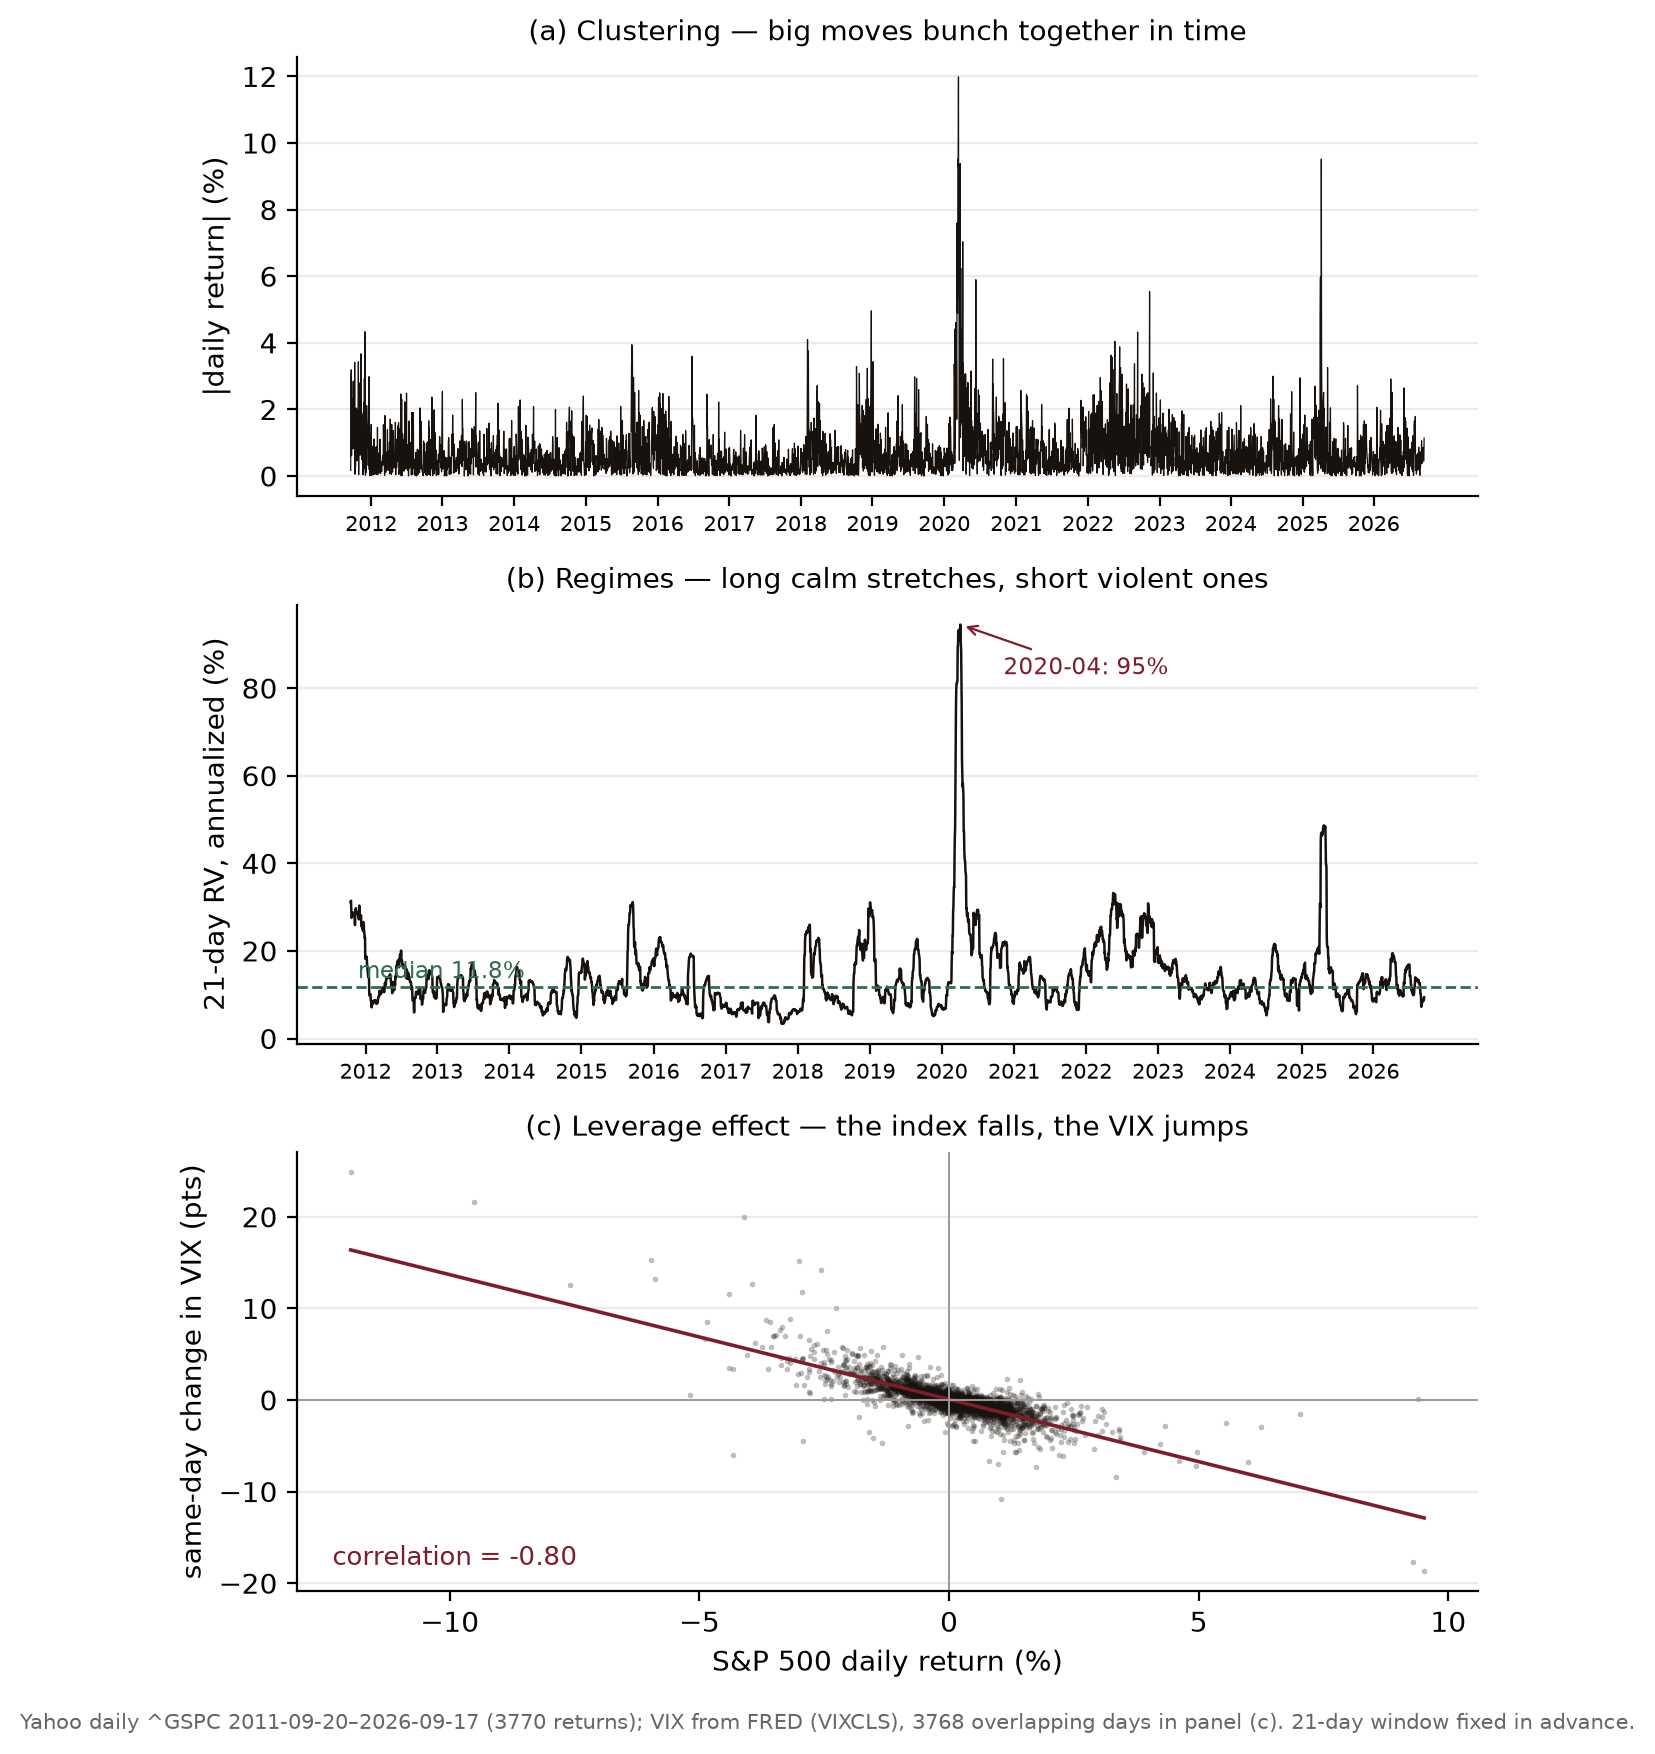

Python code for this plot:
"""
Figure (how volatility behaves) - three stylized facts on ~15 years of free
S&P 500 and VIX data: (a) volatility clustering (absolute daily returns),
(b) volatility regimes (rolling 21-day realized volatility, annualized),
(c) the leverage effect (scatter of the SPX daily return against the same-day
change in VIX, with the correlation printed).

Free data: daily S&P 500 (^GSPC) from Yahoo Finance's public chart API and
daily VIX closes from FRED (series VIXCLS), both cached to data/ so the figure
is reproducible offline and stable. No parameter search: the 21-day window is
the standard trading-month convention, fixed in advance.

Reproducible:
    python fig_vol_behavior.py     # numpy, matplotlib; stdlib urllib/csv
"""
import os, json, csv, socket, urllib.request, datetime as dt
import numpy as np
import matplotlib
matplotlib.use("Agg")
import matplotlib.pyplot as plt

HERE = os.path.dirname(os.path.abspath(__file__))
DATA = os.path.join(HERE, "data")
os.makedirs(DATA, exist_ok=True)
SPX_CACHE = os.path.join(DATA, "spx_daily.csv")
VIX_CACHE = os.path.join(DATA, "vixcls.csv")


def load_spx():
    if os.path.exists(SPX_CACHE):
        dates, close = [], []
        with open(SPX_CACHE) as f:
            for row in csv.DictReader(f):
                dates.append(row["date"]); close.append(float(row["close"]))
        return dates, np.array(close)
    socket.setdefaulttimeout(30)
    url = "https://query1.finance.yahoo.com/v8/finance/chart/%5EGSPC?range=15y&interval=1d"
    req = urllib.request.Request(url, headers={"User-Agent": "Mozilla/5.0"})
    j = json.loads(urllib.request.urlopen(req).read())
    r = j["chart"]["result"][0]
    ts, cl = r["timestamp"], r["indicators"]["quote"][0]["close"]
    dates, close = [], []
    for t, c in zip(ts, cl):
        if c is None:
            continue
        dates.append(dt.datetime.utcfromtimestamp(t).strftime("%Y-%m-%d"))
        close.append(float(c))
    with open(SPX_CACHE, "w", newline="") as f:
        w = csv.writer(f); w.writerow(["date", "close"])
        for d, c in zip(dates, close):
            w.writerow([d, f"{c:.4f}"])
    return dates, np.array(close)


def load_vix():
    if not os.path.exists(VIX_CACHE):
        socket.setdefaulttimeout(60)
        url = "https://fred.stlouisfed.org/graph/fredgraph.csv?id=VIXCLS"
        req = urllib.request.Request(url, headers={"User-Agent": "Mozilla/5.0"})
        with open(VIX_CACHE, "wb") as f:
            f.write(urllib.request.urlopen(req).read())
    vd, vv = [], []
    with open(VIX_CACHE) as f:
        for row in csv.DictReader(f):
            val = row.get("VIXCLS", "").strip()
            if val in ("", "."):
                continue
            vd.append(row["observation_date"]); vv.append(float(val))
    return vd, np.array(vv)


sdates, close = load_spx()
vdates, vix = load_vix()
ret = (close[1:] / close[:-1] - 1.0) * 100.0          # ret[i] belongs to sdates[i+1]
rdates = sdates[1:]
n = len(ret)

# (b) rolling 21-day realized volatility, annualized (%)
W = 21
ANN = np.sqrt(252.0)
rv_dates, rv = [], []
for i in range(W - 1, n):
    w = ret[i - W + 1:i + 1]
    rv.append(w.std() * ANN)             # population std of the window, annualized
    rv_dates.append(rdates[i])
rv = np.array(rv)

# (c) leverage effect: SPX daily return vs same-day VIX change
vmap = dict(zip(vdates, vix))
lx, ly = [], []
for i in range(1, n):                     # need VIX on day i and day i-1
    d0, d1 = rdates[i - 1], rdates[i]
    if d0 in vmap and d1 in vmap:
        lx.append(ret[i]); ly.append(vmap[d1] - vmap[d0])
lx, ly = np.array(lx), np.array(ly)
corr = np.corrcoef(lx, ly)[0, 1]

# clustering stats: size is sticky, sign is not
ac_abs = np.corrcoef(np.abs(ret[1:]), np.abs(ret[:-1]))[0, 1]
ac_ret = np.corrcoef(ret[1:], ret[:-1])[0, 1]

imax = int(rv.argmax()); imin = int(rv.argmin())
print(f"span={rdates[0]}..{rdates[-1]} n_returns={n} n_scatter={len(lx)}")
print(f"corr_ret_dVIX={corr:.3f}")
print(f"autocorr_absret_lag1={ac_abs:.3f}  autocorr_ret_lag1={ac_ret:.3f}")
print(f"rollingRV: median={np.median(rv):.2f}%  min={rv[imin]:.2f}% ({rv_dates[imin]})  "
      f"max={rv[imax]:.2f}% ({rv_dates[imax]})")
print(f"share_days_RV_below_10={np.mean(rv < 10) * 100:.1f}%  "
      f"share_days_RV_above_30={np.mean(rv > 30) * 100:.1f}%")
big = np.abs(ret) > 2.0
nb = int(big[:-1].sum())
follow = np.abs(ret[1:])[big[:-1]].mean() if nb else float("nan")
base = np.abs(ret[1:]).mean()
print(f"avg_absret_after_big_day={follow:.2f}%  unconditional_avg_absret={base:.2f}%  n_big_days={nb}")

# ---- figure: three stacked panels ----
xi = np.arange(n)
years = [i for i in range(n) if rdates[i][5:10] == "01-0" or (i > 0 and rdates[i][:4] != rdates[i - 1][:4])]
ylabels = [rdates[i][:4] for i in years]

fig, axes = plt.subplots(3, 1, figsize=(6.8, 8.6))

axA = axes[0]
axA.plot(xi, np.abs(ret), color="#17120e", lw=0.45)
axA.set_ylabel("|daily return| (%)")
axA.set_title("(a) Clustering — big moves bunch together in time", fontsize=10.0)
axA.set_xticks(years); axA.set_xticklabels(ylabels, fontsize=7.4, rotation=0)

axB = axes[1]
xb = np.arange(len(rv)) + (W - 1)
axB.plot(xb, rv, color="#17120e", lw=0.9)
axB.axhline(np.median(rv), color="#2f6d4f", lw=1.0, ls="--")
axB.annotate(f"median {np.median(rv):.1f}%", xy=(len(ret) * 0.012, np.median(rv) + 2),
             fontsize=8.4, color="#2f6d4f")
axB.annotate(f"{rv_dates[imax][:7]}: {rv[imax]:.0f}%", xy=(xb[imax], rv[imax]),
             xytext=(xb[imax] + n * 0.04, rv[imax] * 0.88), fontsize=8.4, color="#7c1c2c",
             arrowprops=dict(arrowstyle="->", color="#7c1c2c", lw=0.8))
axB.set_ylabel("21-day RV, annualized (%)")
axB.set_title("(b) Regimes — long calm stretches, short violent ones", fontsize=10.0)
axB.set_xticks(years); axB.set_xticklabels(ylabels, fontsize=7.4)

axC = axes[2]
axC.scatter(lx, ly, s=4, color="#17120e", alpha=0.28, linewidths=0)
b = np.polyfit(lx, ly, 1)
xg = np.linspace(lx.min(), lx.max(), 50)
axC.plot(xg, np.polyval(b, xg), color="#7c1c2c", lw=1.3)
axC.annotate(f"correlation = {corr:.2f}", xy=(0.03, 0.06), xycoords="axes fraction",
             fontsize=9.2, color="#7c1c2c")
axC.axhline(0, color="#999", lw=0.7); axC.axvline(0, color="#999", lw=0.7)
axC.set_xlabel("S&P 500 daily return (%)")
axC.set_ylabel("same-day change in VIX (pts)")
axC.set_title("(c) Leverage effect — the index falls, the VIX jumps", fontsize=10.0)

for ax in axes:
    for s in ("top", "right"):
        ax.spines[s].set_visible(False)
    ax.grid(True, axis="y", alpha=0.25)

fig.text(0.5, -0.012,
         f"Yahoo daily ^GSPC {rdates[0]}–{rdates[-1]} ({n} returns); VIX from FRED (VIXCLS), "
         f"{len(lx)} overlapping days in panel (c). 21-day window fixed in advance.",
         ha="center", fontsize=7.6, color="#666")
plt.tight_layout()

OUT = os.path.join(HERE, "fig_vol_behavior.png")
fig.savefig(OUT, dpi=200, bbox_inches="tight")
print("wrote", OUT)
